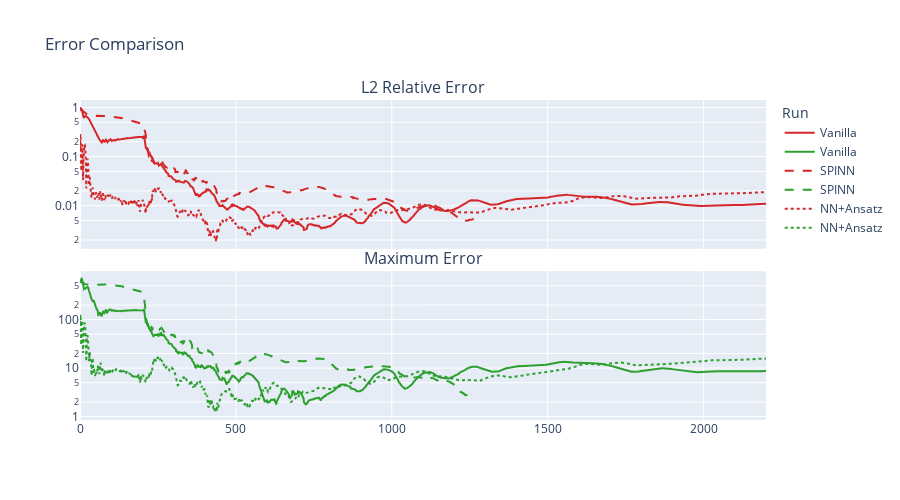

Here is the notebook cell this chart was saved with:
### Markdown cell above
### Compare runs

### Code cell
compare_error_histories(
    [with_vanilla, with_spinn, with_anzats],
    labels=["Vanilla", "SPINN", "NN+Ansatz"],
    smooth=False
)

### Figure 1 — Plotly figure (JSON) as saved in the notebook; plotly's stock layout.template omitted (floating-point values rounded to 4 significant figures; data arrays with more than 128 entries replaced by an {"elided": "..."} marker saying what was removed)
{"data": [{"line": {"color": "#d62728", "dash": "solid"}, "mode": "lines", "name": "Vanilla", "type": "scatter", "x": {"elided": "2201 int values"}, "xaxis": "x", "y": {"elided": "2201 float values"}, "yaxis": "y"}, {"line": {"color": "#2ca02c", "dash": "solid"}, "mode": "lines", "name": "Vanilla", "type": "scatter", "x": {"elided": "2201 int values"}, "xaxis": "x2", "y": {"elided": "2201 float values"}, "yaxis": "y2"}, {"line": {"color": "#d62728", "dash": "dash"}, "mode": "lines", "name": "SPINN", "type": "scatter", "x": {"elided": "2201 int values"}, "xaxis": "x", "y": {"elided": "1266 float values"}, "yaxis": "y"}, {"line": {"color": "#2ca02c", "dash": "dash"}, "mode": "lines", "name": "SPINN", "type": "scatter", "x": {"elided": "2201 int values"}, "xaxis": "x2", "y": {"elided": "1266 float values"}, "yaxis": "y2"}, {"line": {"color": "#d62728", "dash": "dot"}, "mode": "lines", "name": "NN+Ansatz", "type": "scatter", "x": {"elided": "2201 int values"}, "xaxis": "x", "y": {"elided": "2201 float values"}, "yaxis": "y"}, {"line": {"color": "#2ca02c", "dash": "dot"}, "mode": "lines", "name": "NN+Ansatz", "type": "scatter", "x": {"elided": "2201 int values"}, "xaxis": "x2", "y": {"elided": "2201 float values"}, "yaxis": "y2"}], "layout": {"annotations": [{"font": {"size": 16}, "showarrow": false, "text": "L2 Relative Error", "x": 0.5, "xanchor": "center", "xref": "paper", "y": 1.0, "yanchor": "bottom", "yref": "paper"}, {"font": {"size": 16}, "showarrow": false, "text": "Maximum Error", "x": 0.5, "xanchor": "center", "xref": "paper", "y": 0.465, "yanchor": "bottom", "yref": "paper"}], "height": 500, "legend": {"title": {"text": "Run"}}, "title": {"text": "Error Comparison"}, "width": 900, "xaxis": {"anchor": "y", "domain": [0, 1], "matches": "x2", "showticklabels": false}, "xaxis2": {"anchor": "y2", "domain": [0, 1]}, "yaxis": {"anchor": "x", "domain": [0.535, 1.0], "type": "log"}, "yaxis2": {"anchor": "x2", "domain": [0, 0.465], "type": "log"}}}
